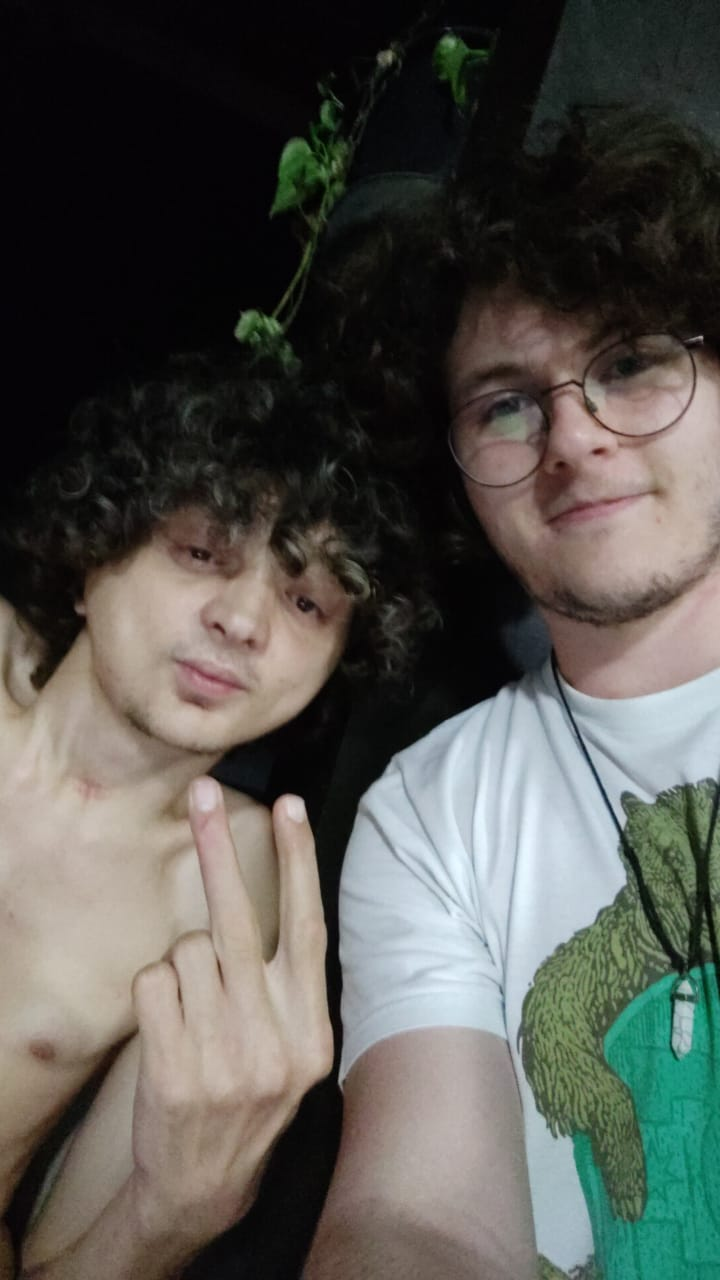
#> input picture Ferramentas-Detection/meus/joao1.jpeg, 720 x 1280 px
$ python 'Detection[face-eye].py'
#> lines starting #> are read from the running program, lines starting #| are printed output that depends on the picture; after the words box and inside, x2 and y2 are one past the last pixel; in counts of white or black regions, pixels touching at a corner belong together
import cv2
import numpy as np
    #   Importa as Bibliotecas
face_cascade = cv2.CascadeClassifier("cascade\\haarcascade_frontalface_default.xml")
eye_cascade = cv2.CascadeClassifier("cascade\\haarcascade_eye.xml")
    #   Classificador de Detection de Face/eye - Facial/olho
imagem = cv2.imread('meus//joao1.jpeg')
#> imagem is the input picture: shape (1280, 720, 3); mean B, G, R 79.2, 84.7, 85.1
    #   Uma Variavel pra ler uma Imagem
facesDetectadas = face_cascade.detectMultiScale(imagem)
#> facesDetectadas = [[257, 520, 118, 118], [419, 284, 280, 280]]
eyeDetectadas = eye_cascade.detectMultiScale(imagem)
#> eyeDetectadas = [[587, 442, 21, 21], [178, 538, 38, 38], [29, 1045, 21, 21], [278, 581, 47, 47], [202, 617, 25, 25], [135, 958, 24, 24], [227, 622, 42, 42], [631, 464, 47, 47], [52, 755, 60, 60], [477, 385, 50, 50], [169, 668, 55, 55], [133, 691, 198, 198]]
    #   Uma variavel importando coordenadas de escalas detection Face/eye
print(len(facesDetectadas))
#| 2
print(facesDetectadas)
#| [[257 520 118 118]
#|  [419 284 280 280]]
print(len(eyeDetectadas))
#| 12
print(eye_cascade)
    # printar as coordenadas os pontos detetados faces/eye
for (x, y, w, h) in facesDetectadas:
    print(x, y, w, h)
    cv2.rectangle(imagem, (x,y), (x + w, y + h), (255, 155, 0), 2)
#> this loop made 2 passes
#| 257 520 118 118
#| 419 284 280 280
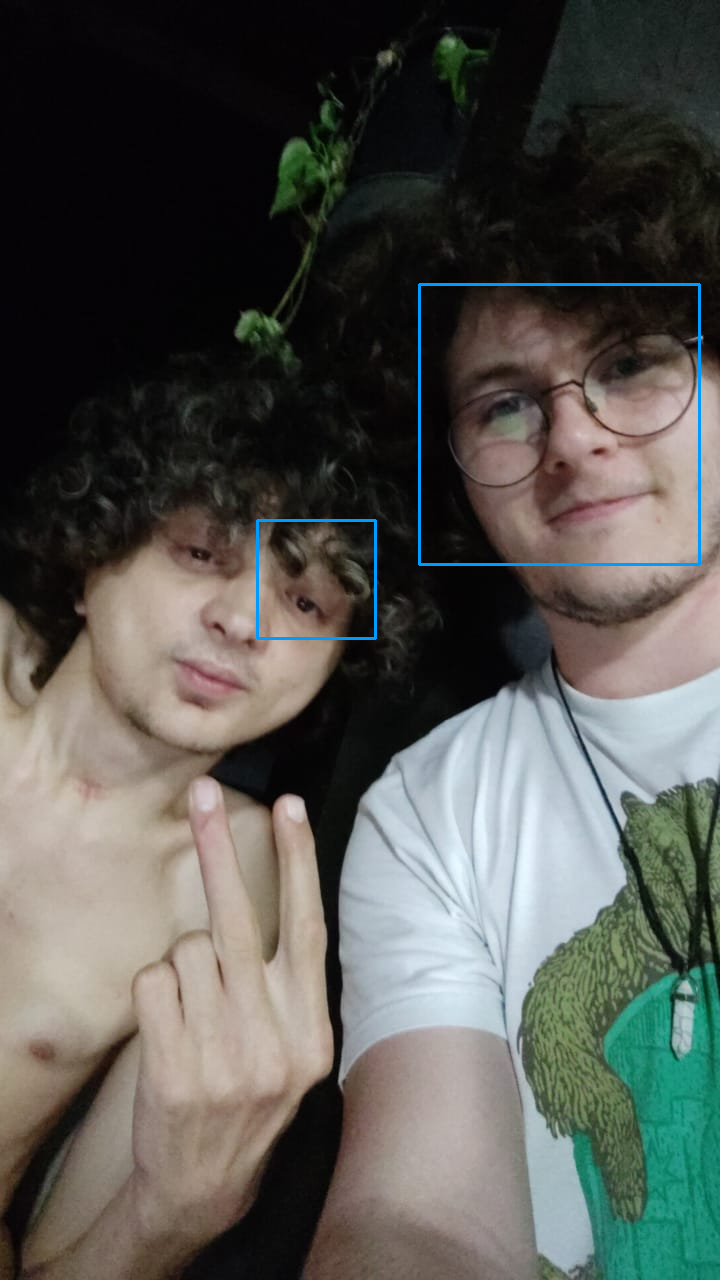
#> imagem: shape (1280, 720, 3); 0.52% of pixels changed, all inside (x1, y1, x2, y2) = (256, 283, 701, 640)
for (x, y, w, h) in eyeDetectadas:
    print(x, y ,w, h)
    cv2.rectangle(imagem, (x,y), (x + w, y + h), (255, 255, 0), 2)
#> this loop made 12 passes
#| 587 442 21 21
#| 178 538 38 38
#| 29 1045 21 21
#| 278 581 47 47
#| 202 617 25 25
#| 135 958 24 24
#| 227 622 42 42
#| 631 464 47 47
#> (further printed lines are left out)
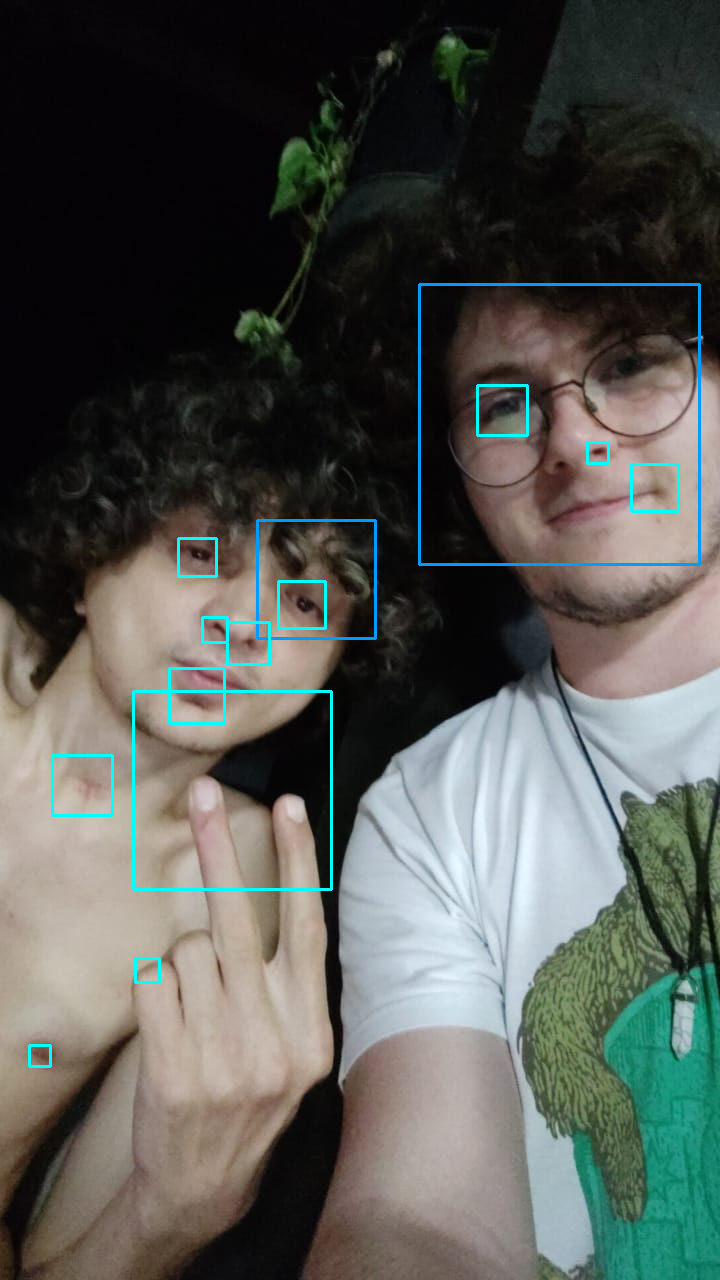
#> imagem: shape (1280, 720, 3); 0.8% of pixels changed, all inside (x1, y1, x2, y2) = (28, 384, 680, 1068)
    #   Onde são marcados as coordenadas dos paramentros (x,w,y,h) e a fonto da cor das coordenadas das bordas
img_scaled = cv2.resize(imagem, None, fx=0.75, fy=0.75)
    #   Escala da imagem - Resolução da imgs
cv2.imshow("scaleds", img_scaled)
cv2.waitKey()

$ run again, with Ferramentas-Detection/meus/casula1.jpg copied over Ferramentas-Detection/meus/joao1.jpeg
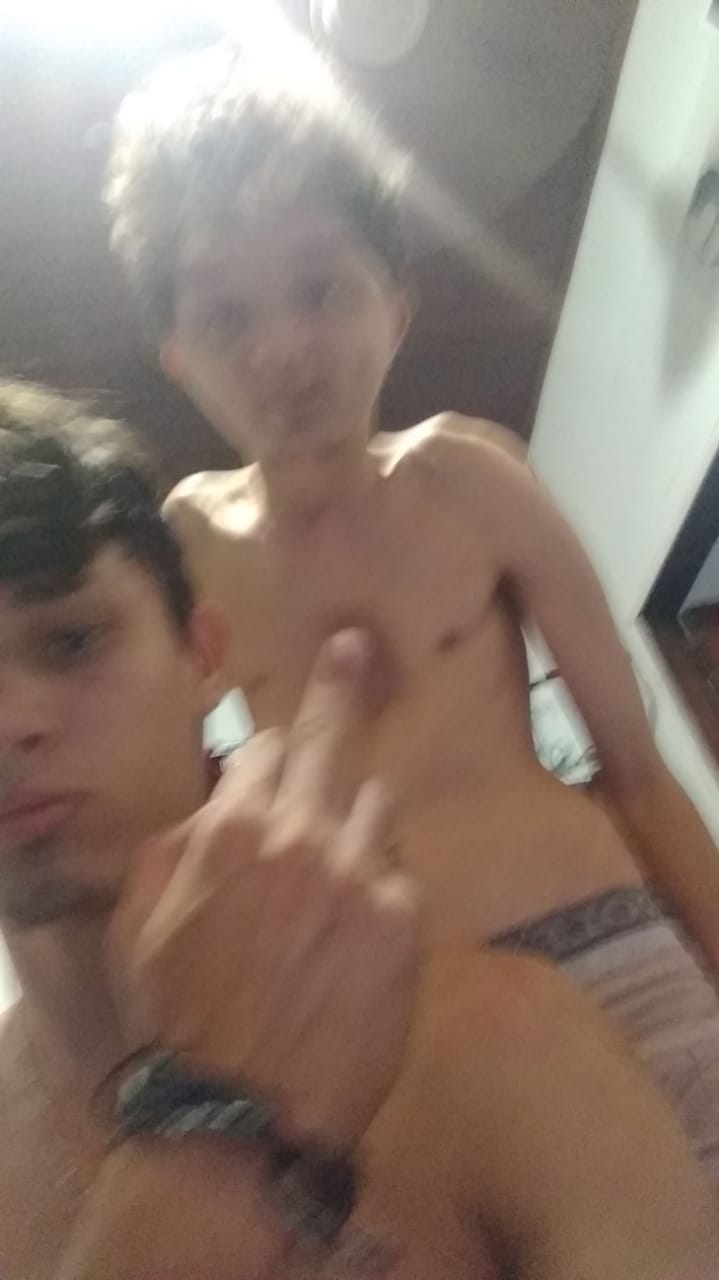
#> input picture Ferramentas-Detection/meus/casula1.jpg, 719 x 1280 px
#> imagem is the input picture: shape (1280, 719, 3); mean B, G, R 109.1, 120.3, 138.4
#> facesDetectadas = ()
#> eyeDetectadas = [[223, 483, 26, 26], [18, 594, 98, 98], [54, 1008, 189, 189]]
#| 0
#| 3
#> the loop `for (x, y, w, h) in eyeDetectadas:` made 3 passes
#> (printed output is left out)
#> after the loop `for (x, y, w, h) in eyeDetectadas:`:
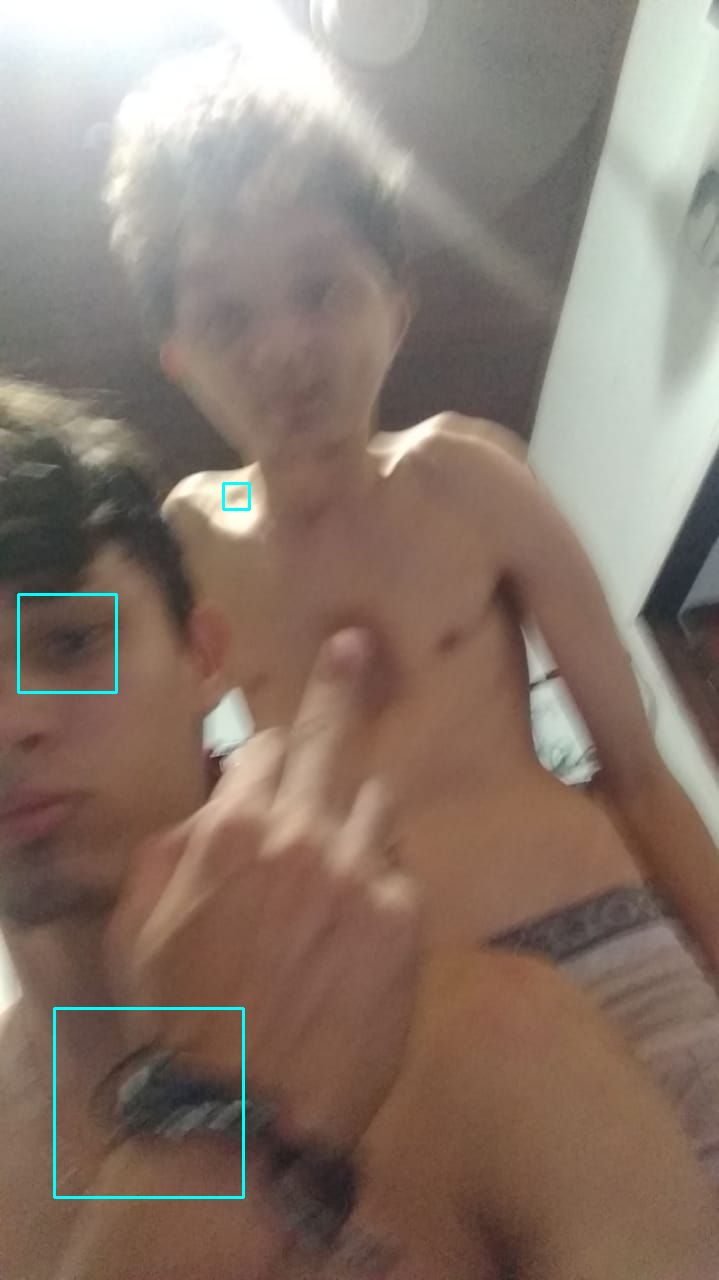
#> imagem: shape (1280, 719, 3); 0.41% of pixels changed, all inside (x1, y1, x2, y2) = (17, 482, 251, 1199)

$ run again, with Ferramentas-Detection/meus/casula2.jpg copied over Ferramentas-Detection/meus/joao1.jpeg
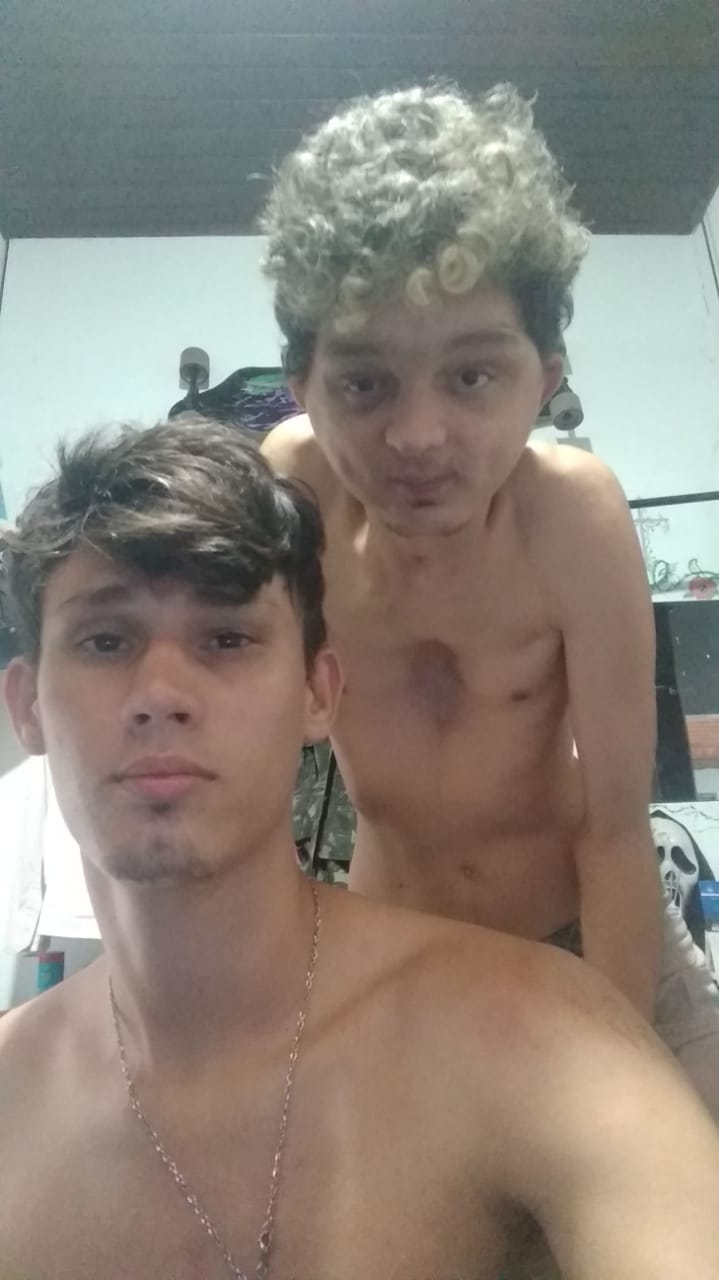
#> input picture Ferramentas-Detection/meus/casula2.jpg, 719 x 1280 px
#> imagem is the input picture: shape (1280, 719, 3); mean B, G, R 122.8, 131.8, 140.4
#> facesDetectadas = [[620, 822, 90, 90], [291, 289, 258, 258], [28, 542, 287, 287]]
#> eyeDetectadas = [[388, 186, 22, 22], [158, 696, 44, 44], [435, 345, 66, 66], [67, 608, 69, 69], [190, 606, 70, 70], [327, 354, 69, 69], [116, 697, 46, 46], [498, 675, 42, 42], [132, 778, 55, 55], [243, 761, 172, 172]]
#| 3
#| [[620 822  90  90]
#|  [291 289 258 258]
#|  [ 28 542 287 287]]
#| 10
#> the loop `for (x, y, w, h) in facesDetectadas:` made 3 passes
#> (printed output is left out)
#> after the loop `for (x, y, w, h) in facesDetectadas:`:
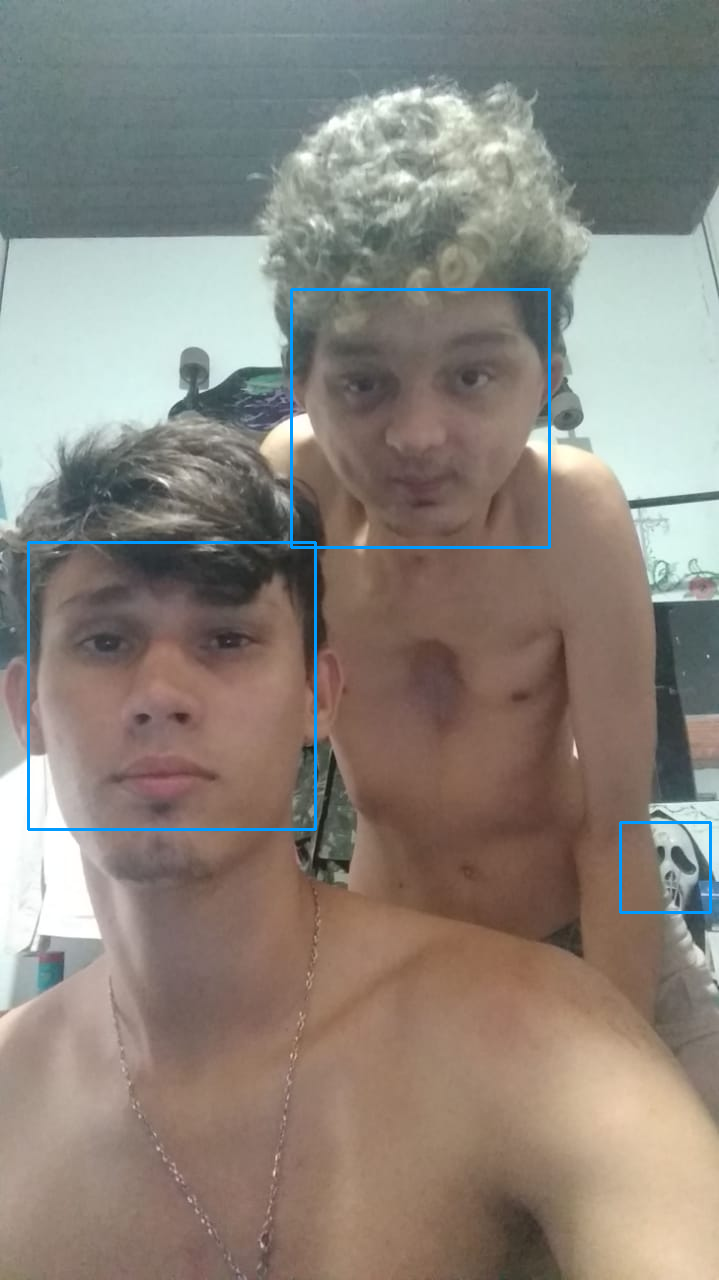
#> imagem: shape (1280, 719, 3); 0.82% of pixels changed, all inside (x1, y1, x2, y2) = (27, 288, 712, 914)
#> the loop `for (x, y, w, h) in eyeDetectadas:` made 10 passes
#> (printed output is left out)
#> after the loop `for (x, y, w, h) in eyeDetectadas:`:
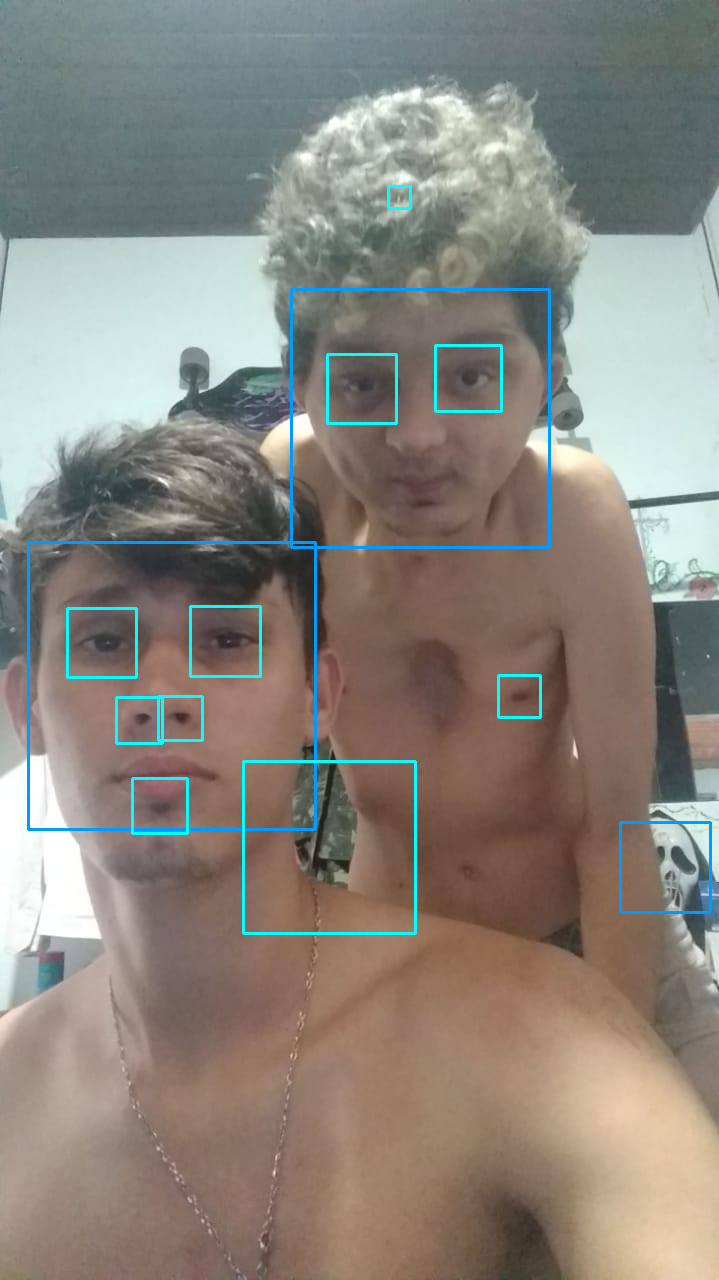
#> imagem: shape (1280, 719, 3); 0.85% of pixels changed, all inside (x1, y1, x2, y2) = (66, 185, 542, 935)
